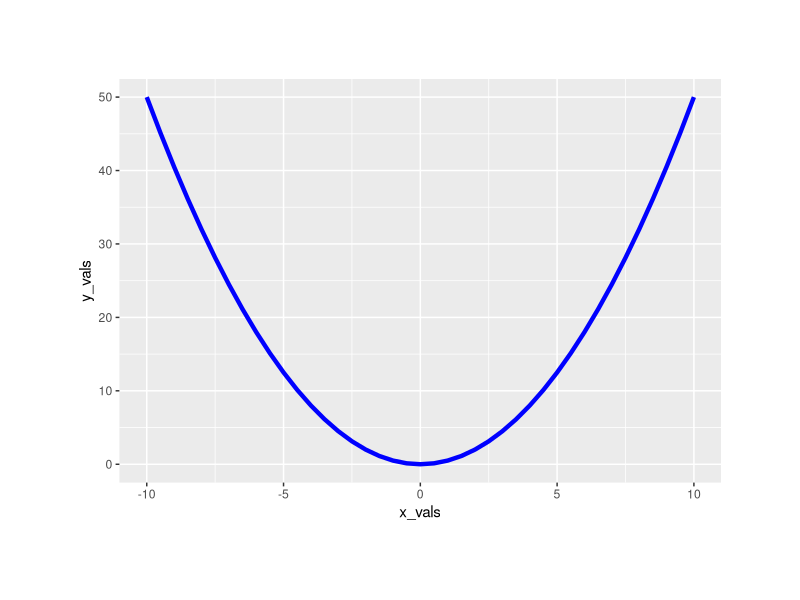
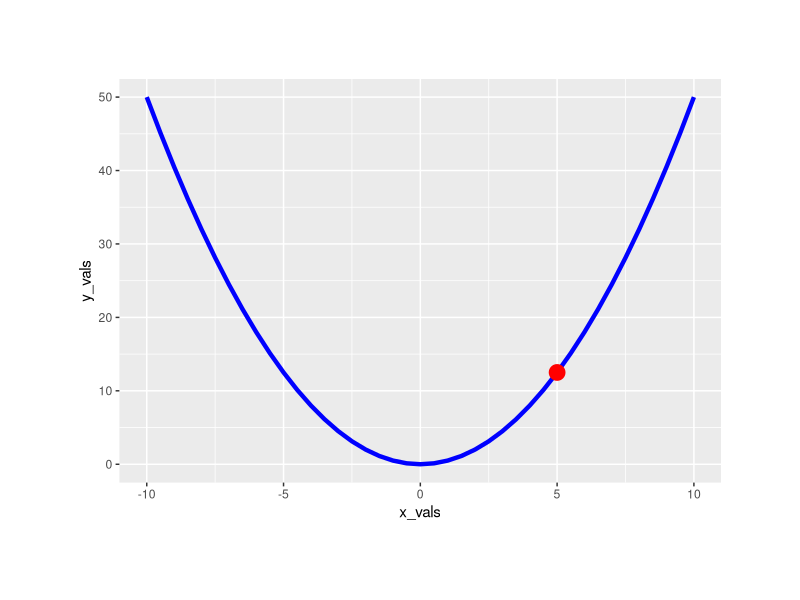
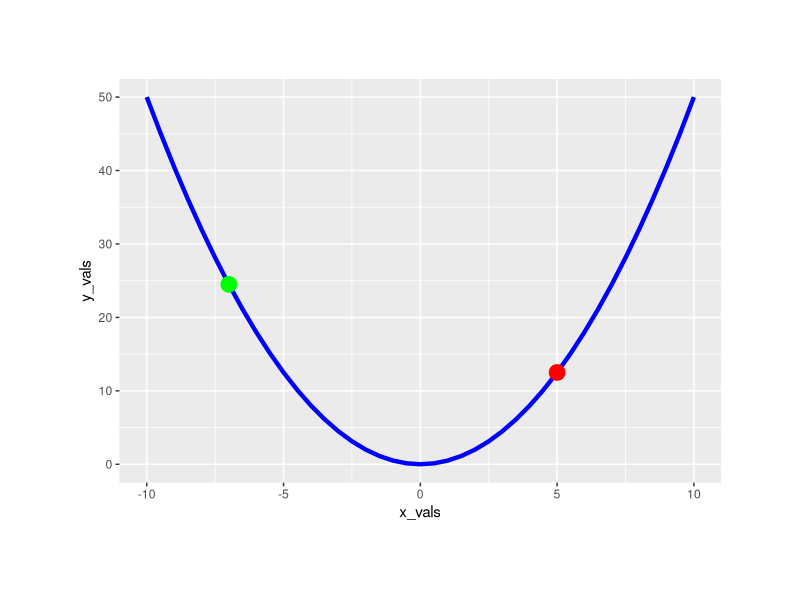

R code for these plots, in order:
#######################
#Chapter 6, Listing XX to Listing XX
#######################

#### Set up ####
# Start by cleaning the environment
rm(list=ls())
dev.off()

# Set a random seed for reproducability
set.seed(42) 

# Libraries
library(ggplot2)

#### Simple derivative example ####

# Set up our function
x_vals <- seq(-10,10,0.5)

loss_func <- function(x){
  y <- (0.5) * x^2
  y
}

y_vals <- loss_func(x_vals)

# Plot our loss function
p <- ggplot() + geom_line(aes(x_vals, y_vals), linetype="solid", lwd=1.5, color='blue')+ theme(plot.margin=unit(c(2,2,2,2),"cm"))
p

# Our first point
p <- p + geom_point(aes(5, 12.5), color="red", size=5)
p

# Naiive Gradient
naive_gradient <- function(x,dx){
  return ((
    (loss_func(x+dx)- loss_func(x) )/ dx
  ))
}
naive_gradient(5,0.0001)

# A second point
p <- p + geom_point(aes(-7, 24.5), color="green", size=5)
p
